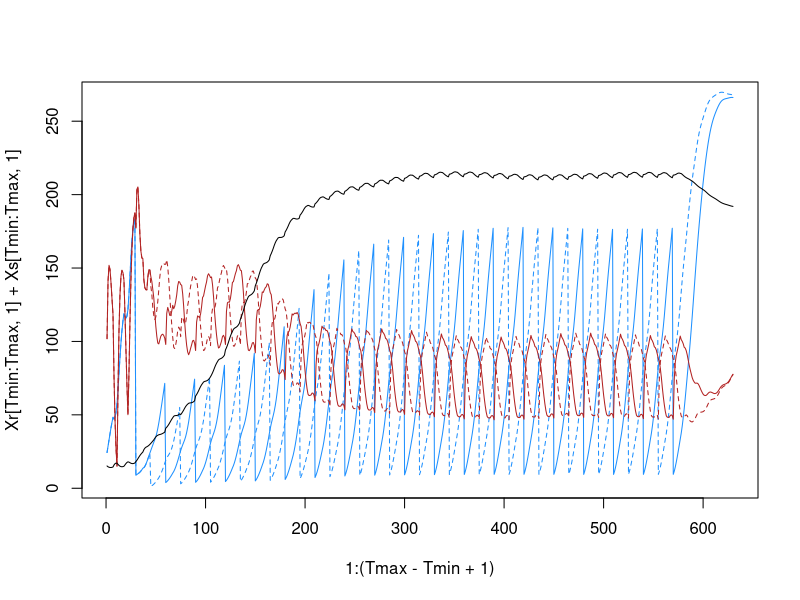

Recreate this plot in R.
# 
# This script seeks to replicate the high-tunnel model that Tony sent me Aug 2017
# 
# by:  Lucas A. Nell
# 







library(Matrix) # for sparse matrices


# Equivalent to diag(v, k) in MATLAB
diag_ml <- function(v, k = 0) {
    k <- as.integer(k)
    md <- diag(as.vector(v))
    md2 <- matrix(0, nrow(md) + abs(k), ncol(md) + abs(k))
    if (k > 0) {
        md2[1:nrow(md), (k+1):ncol(md2)] <- md
    } else if (k < 0) {
        md2[(abs(k)+1):nrow(md2), 1:ncol(md)] <- md
    } else {
        md2 <- md
    }
    return(md2)
}

# Check if any numbers are actually complex (imaginary part is != 0)
any_complex <- function(x) {
    any(sapply(x, function(xx) !identical(Im(xx), 0)))
}

# global totStage stageInts mumInts sj sa relatt sexratio Lr Ls clone


# % NOTE: The code is set up for 2 clones that have different life histories.
# % The life histories are taken from lab experiments and correspond to
# % demographic parameters at 20 and 27 C. See Meisner et al. 2014.
# 
# % The juvenile and adult demographic rates are separated, so you can pick
# % them separately for the different clones. "Resistant" clones are
# % resistant to parasitism.
# 
# % rows: 1=resistant, susceptible = 2
# % columns: 1=aphid juv, 2=aphid adult
# % values 1=low growth rate, 2=high growth rate
clone <- rbind(c(2, 1), c(2, 2))

# %%%%%%%%%%%%%%%%%%%%%%%%%%%%%%%%%%%%%%%%%%%%%%%
# % lab parameters

totStage <- 32

# % this sets the time scale in terms of the numbers of days per instar and
# % mummy development time
stageInts <- rbind(c(2, 2, 2, 2, 19), c(1, 1, 1, 2, 23))
mumInts <- cbind(7, 3)

# % juvenile survival
sj <- cbind(0.9745, 0.9849)

# % adult survival
sa <- rbind(c(1.0000, 0.9949, 0.9818, 0.9534, 0.8805, 0.8367, 0.8532, 0.8786, 0.8823, 
              0.8748, 0.8636, 0.8394, 0.8118, 0.8096, 0.8240, 0.8333, 0.7544, 0.5859, 
              0.4155, 0.2216),
            c(1.0000, 0.9986, 0.9951, 0.9874, 0.9675, 0.9552, 0.9550, 0.9549, 0.9462, 
              0.8992, 0.8571, 0.8408, 0.8281, 0.8062, 0.7699, 0.7500, 0.7559, 0.7649, 
              0.7240, 0.4367))
sa <- cbind(sa, matrix(0,2,180))

# % reproduction
repro <- rbind(
    c(0, 2.5925, 4.4312, 5.1403, 5.5190, 5.6633, 5.6010, 5.4577, 5.2904, 5.0613, 4.6970, 
      3.3577, 1.5946, 1.0817, 0.9666, 0.8333, 0.4689, 0.0709, 
      0, 0, 0, 0),
    c(0, 3.1975, 5.4563, 6.2996, 6.7372, 6.9030, 6.8210, 6.6100, 6.1962, 5.1653, 4.1837, 
      3.6029, 3.1023, 2.4799, 1.6909, 1.1750, 1.0148, 0.9096, 
      0.7821, 0.6430, 0.5000, 0.3531)
)
repro <- cbind(repro, matrix(0,2,178))



# % relative attack rate on the different instars
# % from Ives et al 1999
relatt_by_instar <- cbind(0.12, 0.27, 0.39, 0.16, 0.06)

# % putting in the attack rates for different development rates
relattemp <- matrix(0,2,totStage)
for (j in 1:2) {
    counter <- 0
    for (i in 1:5) {
        relattemp[j,(counter+1):(counter+stageInts[j,i])] <- relatt_by_instar[i] %*% 
            matrix(1,1,stageInts[j,i])
        counter <- counter + stageInts[j,i]
    }
}
relatt <- relattemp

sexratio <- 0.5


a <- 2.5
k <- 0.0005
kp <- 0.0006
kk <- 0.1811
h <- 0.0363

sw <- 0.55
s1 <- 0
s2 <- 0
s3 <- 0
rho <- 2 / (1 + exp(-s3)) - 1
mumDetect <- 0.3923
sm <- 33.5455

# % These are the survivals of singly attacked and multiply attacked
# % resistant aphids
fresist <- cbind(0.9, 0.6)

# %%%%%%%%%%%%%%%%%%%%%%%%%%%%%%%%%%%%%%%%%%%%%%%
# % set up Leslie matrices

# % resistant clones
L <- matrix(0,totStage,totStage)
juvTime <- sum(stageInts[clone[1,1],1:(ncol(stageInts)-1)])
LL <- diag_ml(c(sj[,clone[1,1]] * matrix(1,1,juvTime), 
                sa[clone[1,2], 1:(totStage-juvTime-1)]), -1)
LL[1,(juvTime+1):(juvTime+stageInts[clone[1,1],ncol(stageInts)])] <- 
    repro[clone[1,2],1:(stageInts[clone[1,1],ncol(stageInts)])]
L <- LL



L_eigen <- eigen(L)
SAD <- L_eigen$vectors
r <- matrix(L_eigen$values, ncol = 1)
rmax <- max(abs(r))
Rr <- rmax

SADdist <- SAD[, abs(r) == rmax]
SADdist <- SADdist / sum(SADdist)
Lr <- L
if (!any_complex(SADdist)) SADdist <- as.numeric(SADdist)
SADdistr <- matrix(SADdist, ncol = 1)

# % susceptible clones
L <- matrix(0,totStage,totStage)
juvTime <- sum(stageInts[clone[2,1],1:(ncol(stageInts)-1)])
LL <- diag_ml(c(sj[clone[2,1]] %*% matrix(1,1,juvTime), 
                sa[clone[2,2],1:(totStage-juvTime-1)]), -1)
LL[1,(juvTime+1):(juvTime+stageInts[clone[2,1],ncol(stageInts)])] <- 
    repro[clone[2,2], 1:stageInts[clone[2,1],ncol(stageInts)]]
L <- LL

L_eigen <- eigen(L)
SAD <- L_eigen$vectors
r <- L_eigen$values
rmax <- max(abs(r))
Rs <- rmax


SADdist <- SAD[, abs(r) == rmax]
SADdist <- SADdist / sum(SADdist)
if (!any_complex(SADdist)) SADdist <- as.numeric(SADdist)
Ls <- L
SADdists <- matrix(SADdist, ncol = 1)



# %%%%%%%%%%%%%%%%%%%%%%%%%%%%%%%%%%%%%%%%%%%%%%%
# % field parameters: This is set up to have different harvesting patterns
# % between nfield fields.

# % number of fields
nfield <- 2

# % kill rate at harvesting
kill <- 0.05

# % dispersal rates between fields for aphids, adult wasps, and predators
da <- 0.05
dw <- 1
pred <- 0.8

# % initial densities of aphids and parasitoids
initx <- 20
inity <- 1

# % time between harvests
cycles <- 20
cyclelength <- 30
fractresist <- 0.05

# %%%%%%%%%%%%%%%%%%%%%%%%%%%%%%%%%%%%%%%%%%%%%%%
# % run program

xrinit <- fractresist * initx * SADdistr %*% matrix(1,1,nfield)
xsinit <- (1-fractresist) * initx * SADdists %*% matrix(1,1,nfield)

ny <- sum(mumInts) + 1
yr <- 0 * xrinit[1:(ny-1),]
yr <- inity * rbind(yr, c(1, 1))
ys <- 0 * xsinit[1:(ny-1),]
ys <- inity * rbind(ys, c(1, 1))


Tmax <- cyclelength * (1 + cycles)
harvesttimes <- rbind(c(cyclelength * (1:1), cyclelength * (2:cycles)),
                      c(cyclelength * (1:1), cyclelength * (2:(cycles-1)) - cyclelength/2,
                        cyclelength * cycles))

xs <- xsinit
xr <- xrinit










HighTunnelExptSimfunct <- function(
    xr,xs,yr,ys,a,fresist,k,kp,kk,h,sw,s1,s2,rho,sm,Tmax,nfield,kill,
    harvesttimes,da,dw,pred) {
    
    # global totStage stageInts mumInts sj sa relatt sexratio Lr Ls clone

    Su <- 0.2015^2 * diag(1, 2)
    
    # increased ME for mummies for development time
    Su[2,2] <- sm * Su[2,2]
    
    nx  <- totStage
    ny <- sum(mumInts) + 1
    
    Xr <- matrix(0, Tmax, nfield)
    Yr <- matrix(0, Tmax, nfield)
    Xs <- matrix(0, Tmax, nfield)
    Ys <- matrix(0, Tmax, nfield)
    
    LLr <- Matrix(Lr, sparse = TRUE)
    LLs <- Matrix(Ls, sparse = TRUE)
    
    for (t in 1:Tmax) {
        for (i in 1:nfield) {
            ypr <- yr[1:mumInts[1], i]
            ypr <- ypr[ypr>0]
            yps <- ys[1:mumInts[1], i]
            yps <- yps[yps>0]
            
            sxyt <- sum(c(xr[,i], xs[,i], ypr, yps))
            Kt <- 1 / (1 + k * sxyt)
            Kpt <- 1 / (1 + kp * sxyt)
            
            
            mm <- rbind(a * relatt[clone[1,1],] * (yr[nrow(yr),i] + ys[nrow(ys),i]) / 
                            (h * sxyt + 1))
            AA <- (1 + t(mm) / kk)
            As <- AA^(-kk)
            
            mm <- rbind(a * relatt[clone[2,1],] * (yr[nrow(yr),i] + ys[nrow(ys),i]) / 
                            (h * sxyt + 1))
            AA <- (1 + t(mm) / kk)
            Ar <- AA^(-kk) + fresist[1] * t(mm) * AA^(-kk-1) + fresist[2] *
                (1-(AA^(-kk) + t(mm) * AA^(-kk-1)))
            
            xtr <- (pred * Kt * Ar) * as.matrix(LLr %*% xr[,i])
            xts <- (pred * Kt * As) * as.matrix(LLs %*% xs[,i])
            
            yt <- cbind(yr[,i])
            y <- cbind(yr[,i])
            x <- cbind(xr[,i])
            yt[length(yt)] <- sw * y[length(y)] + sexratio * y[(length(y)-1)]
            yt[(mumInts[1]+2):(length(yt)-1)] <- pred * y[(mumInts[1]+1):(length(y)-2)]
            yt[2:(mumInts[1]+1)] <- Kpt * sj[clone[1,1]] * y[1:mumInts[1]]
            yt[1] <- (Kpt * t(matrix(1,totStage,1) - Ar)) %*% as.matrix(LLr %*% x)
            ytr <- yt
            
            yt <- cbind(ys[,i])
            y <- cbind(ys[,i])
            x <- cbind(xs[,i])
            yt[length(yt)] <- sw * y[length(y)] + sexratio * y[(length(y)-1)]
            yt[(mumInts[1]+2):(length(yt)-1)] <- pred * y[(mumInts[1]+1):(length(y)-2)]
            yt[2:(mumInts[1]+1)] <- Kpt * sj[clone[2,1]] * y[1:mumInts[1]]
            yt[1] <- (Kpt * t(matrix(1,totStage,1) - As)) %*% as.matrix(LLs %*% x)
            yts <- yt
            
            if (t %in% harvesttimes[i,1:(ncol(harvesttimes)-1)]) {
                # Tony used a matrix for the end of a sequence (1:mumInts).
                # The behavior of this in matlab is to just end at the first element of 
                # the matrix (i.e., 1:mumInts[1,1])
                mumInts_ <- mumInts[1,1]
                xtr <- kill * xtr
                ytr[1:mumInts_] <- kill * ytr[1:mumInts_]
                ytr[(mumInts_+1):(length(ytr)-1)] <- 0
                
                xts <- kill * xts
                yts[1:mumInts_] <- kill * yts[1:mumInts_]
                yts[(mumInts_+1):(length(yts)-1)] <- 0
            }
            
            xr[,i] <- xtr
            xs[,i] <- xts
            yr[,i] <- ytr
            ys[,i] <- yts
        }
        
        dispersing <- da * cbind(rowMeans(xr[(sum(stageInts[clone[1,1],1:4])+1):nrow(xr),]))
        xr[(sum(stageInts[clone[1,1],1:4])+1):nrow(xr),] <- (1-da) *
            xr[(sum(stageInts[clone[1,1],1:4])+1):nrow(xr),] + 
            dispersing %*% matrix(1,1,nfield)
        
        dispersing <- da * cbind(rowMeans(xs[(sum(stageInts[clone[2,1],1:4])+1):nrow(xs),]))
        xs[(sum(stageInts[clone[2,1],1:4])+1):nrow(xs),] <- (1-da) *
            xs[(sum(stageInts[clone[2,1],1:4])+1):nrow(xs),] + 
            dispersing %*% matrix(1,1,nfield)
        
        dispersingw <- dw * mean(yr[nrow(yr),])
        yr[nrow(yr),] <- ((1-dw) * yr[nrow(yr),] + dispersingw)
        
        dispersingw <- dw * mean(ys[nrow(ys),])
        ys[nrow(ys),] <- ((1-dw) * ys[nrow(ys),] + dispersingw)
        
        nap <- nx + mumInts[1]
        
        yy <- rbind(xr, yr)
        Xr[t,] <- colSums(yy[1:nap,])
        Yr[t,] <- colSums(yy[(nx+1):nap,]) / colSums(yy[1:nap,])
        
        yy <- rbind(xs, ys)
        Xs[t,] <- colSums(yy[1:nap,])
        Ys[t,] <- colSums(yy[(nx+1):nap,]) / colSums(yy[1:nap,])
    }
    

    out_list <- list(Xr = Xr, Xs = Xs, Yr = Yr, Ys = Ys, xr = xr, xs = xs, 
                     yr = yr, ys = ys)
    
    return(out_list)
}



out_list <- HighTunnelExptSimfunct(xr,xs,yr,ys,a,fresist,k,kp,kk,h,sw,s1,s2,rho,sm,
                                   Tmax,nfield,kill,harvesttimes,da,dw,pred)
# Assigning out_list values to global ones for objects Xr, Xs, Yr, Ys, xr, xs, yr, & ys
invisible(
    lapply(names(out_list), 
           function(NAME) {
               eval(parse(text = paste0(NAME, ' <<- out_list$', NAME)))
           }))


Ymax <- 1.2 * max(Xr+Xs)
Ymax2 <- 1.2 * max(Xr+Xs)
range <- c(0, Tmax, 0, Ymax)
Tmin <- 1

# Figure 1
plot(1:(Tmax-Tmin+1),Xr[Tmin:Tmax,1]+Xs[Tmin:Tmax,1], type = 'l', col = 'dodgerblue')
lines(1:(Tmax-Tmin+1),Xr[Tmin:Tmax,2]+Xs[Tmin:Tmax,2], col = 'dodgerblue', lty = 2)
lines(1:(Tmax-Tmin+1),Ymax2 * (Yr[Tmin:Tmax,1]+Ys[Tmin:Tmax,1]), col = 'firebrick')
lines(1:(Tmax-Tmin+1),Ymax2 * (Yr[Tmin:Tmax,2]+Ys[Tmin:Tmax,2]), col = 'firebrick', lty = 2)
lines(1:(Tmax-Tmin+1),Ymax2*(Xr[Tmin:Tmax,1]+Xr[Tmin:Tmax,2])/
         (Xr[Tmin:Tmax,1]+Xr[Tmin:Tmax,2]+Xs[Tmin:Tmax,1]+Xs[Tmin:Tmax,2]), col = 'black')

# Blue is aphid abundances
# Red is parasitoid abundances
# Black is (resistant aphids) / (total aphids)


